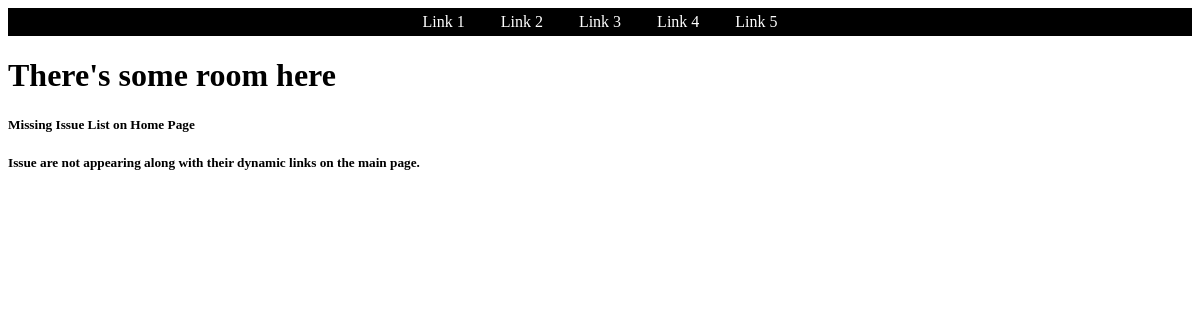
/issue/1e4721ff-b1e6-41e4-900a-a6c4866f993f, run on the app's committed database.
### base/models.py (models this page shows, shortened)
class Issue(models.Model):
    user = models.ForeignKey(User, on_delete=models.SET_NULL, null=True)
    title = models.CharField(max_length=250)
    id = models.UUIDField(primary_key=True, default=uuid.uuid4, editable=False)
    description = models.TextField(blank=True, null=True)
    dateCreated = models.DateTimeField(auto_now_add=True)
    dateModified = models.DateTimeField(auto_now=True)
    priority = 1
    state = 'pending fix'
    project = models.ForeignKey(Project, default=None ,on_delete=models.CASCADE)

### base/views.py (the view)
# urls.py: path('issue/<str:pk>', views.issue, name='issue'),
def issue(request, pk):
    issue = Issue.objects.get(id=pk)
    return render(request, 'base/issue.html', context={'issue':issue})

### base/templates/base/issue.html
{% extends 'main.html' %}
{%block content%}
<h1> There's some room here</h1>
<h5>{{issue.title}}</h5>
<h5>{{issue.description}}</h5>
{%endblock%}

### data on the page
Issue: title "Missing Issue List on Home Page", description "Issue are not appearing along with their dynamic links on the main page."
